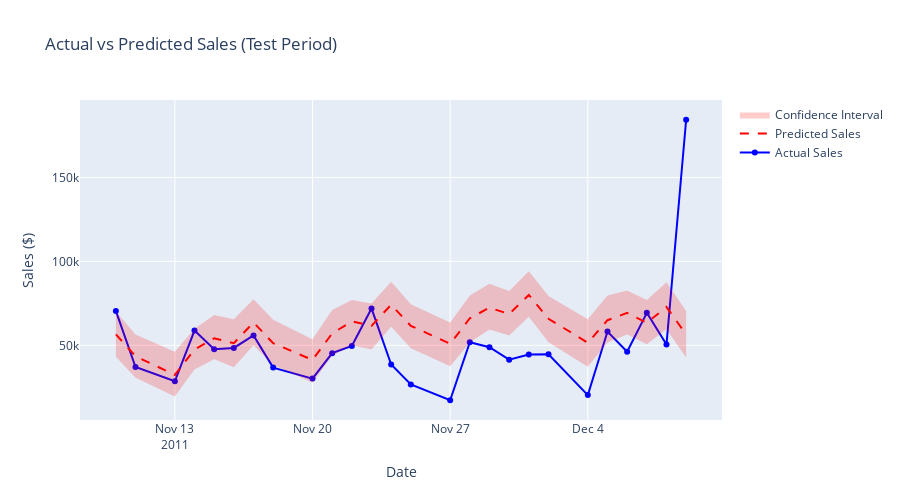

The code cell stored with this chart in its notebook:
### Code cell
# Cell 4: Actual vs Predicted
fig = go.Figure()

# Actual values
fig.add_trace(go.Scatter(
    x=eval_df['ds'], 
    y=eval_df['y'],
    mode='lines+markers',
    name='Actual Sales',
    line=dict(color='blue')
))

# Predicted values
fig.add_trace(go.Scatter(
    x=eval_df['ds'], 
    y=eval_df['yhat'],
    mode='lines',
    name='Predicted Sales',
    line=dict(color='red', dash='dash')
))

# Confidence interval
fig.add_trace(go.Scatter(
    x=eval_df['ds'],
    y=eval_df['yhat_upper'],
    mode='lines',
    line=dict(width=0),
    showlegend=False
))

fig.add_trace(go.Scatter(
    x=eval_df['ds'],
    y=eval_df['yhat_lower'],
    mode='lines',
    line=dict(width=0),
    fillcolor='rgba(255, 0, 0, 0.2)',
    fill='tonexty',
    name='Confidence Interval'
))

fig.update_layout(
    title='Actual vs Predicted Sales (Test Period)',
    xaxis_title='Date',
    yaxis_title='Sales ($)',
    height=500
)

fig.show()

print("\n INSIGHT: How well does the model track actual sales?")
